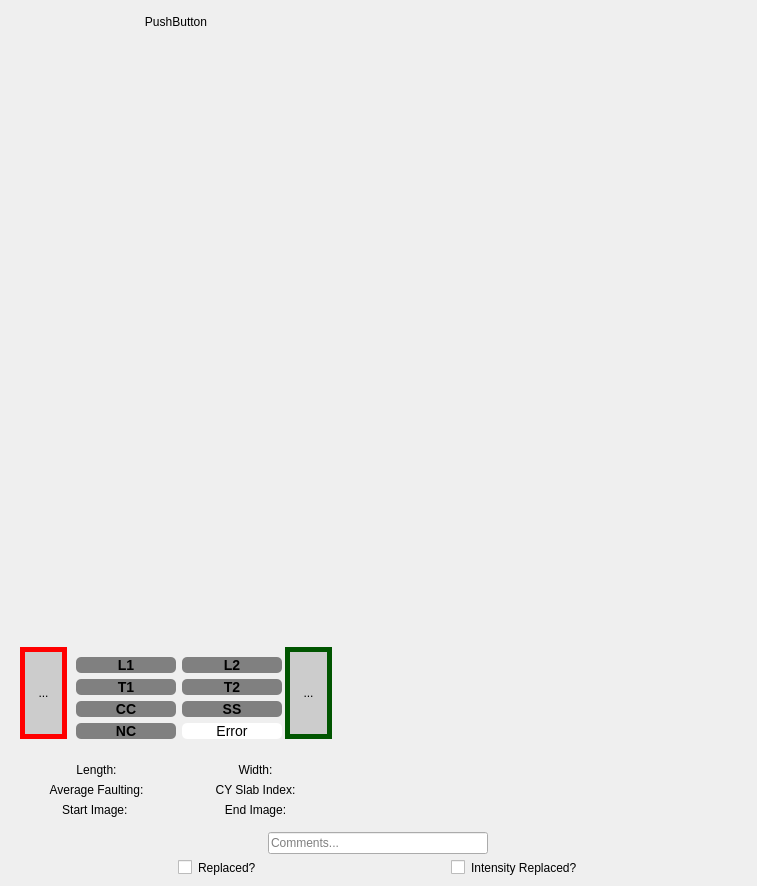
<?xml version="1.0" encoding="UTF-8"?>
<ui version="4.0">
 <class>yr_panel</class>
 <widget class="QWidget" name="yr_panel">
  <property name="geometry">
   <rect>
    <x>0</x>
    <y>0</y>
    <width>757</width>
    <height>886</height>
   </rect>
  </property>
  <property name="sizePolicy">
   <sizepolicy hsizetype="Expanding" vsizetype="Preferred">
    <horstretch>0</horstretch>
    <verstretch>0</verstretch>
   </sizepolicy>
  </property>
  <property name="windowTitle">
   <string>Form</string>
  </property>
  <property name="styleSheet">
   <string notr="true">QWidget {
	border-color:rgb(255, 99, 21) 10px
}</string>
  </property>
  <layout class="QVBoxLayout" name="verticalLayout">
   <item>
    <layout class="QVBoxLayout" name="vertical_panel_layout">
     <property name="spacing">
      <number>6</number>
     </property>
     <item>
      <widget class="QPushButton" name="yr_label">
       <property name="minimumSize">
        <size>
         <width>0</width>
         <height>0</height>
        </size>
       </property>
       <property name="maximumSize">
        <size>
         <width>330</width>
         <height>16777215</height>
        </size>
       </property>
       <property name="text">
        <string>PushButton</string>
       </property>
       <property name="flat">
        <bool>true</bool>
       </property>
      </widget>
     </item>
     <item>
      <widget class="QWidget" name="widget" native="true">
       <property name="sizePolicy">
        <sizepolicy hsizetype="Expanding" vsizetype="Expanding">
         <horstretch>0</horstretch>
         <verstretch>0</verstretch>
        </sizepolicy>
       </property>
       <property name="maximumSize">
        <size>
         <width>330</width>
         <height>600</height>
        </size>
       </property>
       <property name="layoutDirection">
        <enum>Qt::LeftToRight</enum>
       </property>
       <layout class="QHBoxLayout" name="horizontalLayout">
        <property name="spacing">
         <number>6</number>
        </property>
        <property name="leftMargin">
         <number>5</number>
        </property>
        <property name="rightMargin">
         <number>5</number>
        </property>
        <item>
         <widget class="QLabel" name="slab_img">
          <property name="sizePolicy">
           <sizepolicy hsizetype="Expanding" vsizetype="Expanding">
            <horstretch>0</horstretch>
            <verstretch>0</verstretch>
           </sizepolicy>
          </property>
          <property name="minimumSize">
           <size>
            <width>250</width>
            <height>500</height>
           </size>
          </property>
          <property name="text">
           <string/>
          </property>
          <property name="alignment">
           <set>Qt::AlignCenter</set>
          </property>
         </widget>
        </item>
       </layout>
      </widget>
     </item>
     <item>
      <widget class="QWidget" name="widget_2" native="true">
       <property name="sizePolicy">
        <sizepolicy hsizetype="Preferred" vsizetype="Preferred">
         <horstretch>0</horstretch>
         <verstretch>0</verstretch>
        </sizepolicy>
       </property>
       <property name="maximumSize">
        <size>
         <width>330</width>
         <height>16777215</height>
        </size>
       </property>
       <layout class="QHBoxLayout" name="horizontalLayout_2">
        <item>
         <widget class="QToolButton" name="back_btn">
          <property name="sizePolicy">
           <sizepolicy hsizetype="Preferred" vsizetype="Preferred">
            <horstretch>0</horstretch>
            <verstretch>0</verstretch>
           </sizepolicy>
          </property>
          <property name="styleSheet">
           <string notr="true">QToolButton:enabled {
	border: 5px solid rgb(255, 0, 0);
	background-color: #ccc
}

QToolButton:enabled:hover {
	border: 5px solid rgb(255, 0, 0);
	background-color: rgb(255, 130, 46)
}</string>
          </property>
          <property name="text">
           <string>...</string>
          </property>
          <property name="icon">
           <iconset>
            <normaloff>back_arrow.png</normaloff>back_arrow.png</iconset>
          </property>
         </widget>
        </item>
        <item>
         <layout class="QFormLayout" name="btn_group">
          <property name="labelAlignment">
           <set>Qt::AlignCenter</set>
          </property>
          <property name="formAlignment">
           <set>Qt::AlignHCenter|Qt::AlignTop</set>
          </property>
          <property name="topMargin">
           <number>10</number>
          </property>
          <item row="0" column="0">
           <widget class="QPushButton" name="l1_btn">
            <property name="enabled">
             <bool>true</bool>
            </property>
            <property name="sizePolicy">
             <sizepolicy hsizetype="Fixed" vsizetype="Fixed">
              <horstretch>0</horstretch>
              <verstretch>0</verstretch>
             </sizepolicy>
            </property>
            <property name="minimumSize">
             <size>
              <width>100</width>
              <height>0</height>
             </size>
            </property>
            <property name="styleSheet">
             <string notr="true">QPushButton{
background-color : gray;
border-style : outset;
border-radius: 5px;
font : bold 14px;
adding : 2px;
}
QPushButton::checked{
background-color: green;
border-style : inset;
}</string>
            </property>
            <property name="text">
             <string>L1</string>
            </property>
            <property name="checkable">
             <bool>true</bool>
            </property>
            <property name="autoExclusive">
             <bool>true</bool>
            </property>
           </widget>
          </item>
          <item row="0" column="1">
           <widget class="QPushButton" name="l2_btn">
            <property name="sizePolicy">
             <sizepolicy hsizetype="Fixed" vsizetype="Fixed">
              <horstretch>0</horstretch>
              <verstretch>0</verstretch>
             </sizepolicy>
            </property>
            <property name="minimumSize">
             <size>
              <width>100</width>
              <height>0</height>
             </size>
            </property>
            <property name="styleSheet">
             <string notr="true">QPushButton{
background-color : gray;
border-style : outset;
border-radius: 5px;
font : bold 14px;
adding : 2px;
}
QPushButton::checked{
background-color: green;
border-style : inset;
}</string>
            </property>
            <property name="text">
             <string>L2</string>
            </property>
            <property name="checkable">
             <bool>true</bool>
            </property>
            <property name="autoExclusive">
             <bool>true</bool>
            </property>
           </widget>
          </item>
          <item row="1" column="0">
           <widget class="QPushButton" name="t1_btn">
            <property name="sizePolicy">
             <sizepolicy hsizetype="Fixed" vsizetype="Fixed">
              <horstretch>0</horstretch>
              <verstretch>0</verstretch>
             </sizepolicy>
            </property>
            <property name="minimumSize">
             <size>
              <width>100</width>
              <height>0</height>
             </size>
            </property>
            <property name="styleSheet">
             <string notr="true">QPushButton{
background-color : gray;
border-style : outset;
border-radius: 5px;
font : bold 14px;
adding : 2px;
}
QPushButton::checked{
background-color: green;
border-style : inset;
}</string>
            </property>
            <property name="text">
             <string>T1</string>
            </property>
            <property name="checkable">
             <bool>true</bool>
            </property>
            <property name="autoExclusive">
             <bool>true</bool>
            </property>
           </widget>
          </item>
          <item row="1" column="1">
           <widget class="QPushButton" name="t2_btn">
            <property name="sizePolicy">
             <sizepolicy hsizetype="Fixed" vsizetype="Fixed">
              <horstretch>0</horstretch>
              <verstretch>0</verstretch>
             </sizepolicy>
            </property>
            <property name="minimumSize">
             <size>
              <width>100</width>
              <height>0</height>
             </size>
            </property>
            <property name="styleSheet">
             <string notr="true">QPushButton{
background-color : gray;
border-style : outset;
border-radius: 5px;
font : bold 14px;
adding : 2px;
}
QPushButton::checked{
background-color: green;
border-style : inset;
}</string>
            </property>
            <property name="text">
             <string>T2</string>
            </property>
            <property name="checkable">
             <bool>true</bool>
            </property>
            <property name="autoExclusive">
             <bool>true</bool>
            </property>
           </widget>
          </item>
          <item row="2" column="0">
           <widget class="QPushButton" name="cc_btn">
            <property name="sizePolicy">
             <sizepolicy hsizetype="Fixed" vsizetype="Fixed">
              <horstretch>0</horstretch>
              <verstretch>0</verstretch>
             </sizepolicy>
            </property>
            <property name="minimumSize">
             <size>
              <width>100</width>
              <height>0</height>
             </size>
            </property>
            <property name="styleSheet">
             <string notr="true">QPushButton{
background-color : gray;
border-style : outset;
border-radius: 5px;
font : bold 14px;
adding : 2px;
}
QPushButton::checked{
background-color: green;
border-style : inset;
}</string>
            </property>
            <property name="text">
             <string>CC</string>
            </property>
            <property name="checkable">
             <bool>true</bool>
            </property>
            <property name="autoExclusive">
             <bool>true</bool>
            </property>
           </widget>
          </item>
          <item row="2" column="1">
           <widget class="QPushButton" name="ss_btn">
            <property name="sizePolicy">
             <sizepolicy hsizetype="Fixed" vsizetype="Fixed">
              <horstretch>0</horstretch>
              <verstretch>0</verstretch>
             </sizepolicy>
            </property>
            <property name="minimumSize">
             <size>
              <width>100</width>
              <height>0</height>
             </size>
            </property>
            <property name="styleSheet">
             <string notr="true">QPushButton{
background-color : gray;
border-style : outset;
border-radius: 5px;
font : bold 14px;
adding : 2px;
}
QPushButton::checked{
background-color: green;
border-style : inset;
}</string>
            </property>
            <property name="text">
             <string>SS</string>
            </property>
            <property name="checkable">
             <bool>true</bool>
            </property>
            <property name="autoExclusive">
             <bool>true</bool>
            </property>
           </widget>
          </item>
          <item row="3" column="0">
           <widget class="QPushButton" name="nc_btn">
            <property name="enabled">
             <bool>true</bool>
            </property>
            <property name="sizePolicy">
             <sizepolicy hsizetype="Fixed" vsizetype="Fixed">
              <horstretch>0</horstretch>
              <verstretch>0</verstretch>
             </sizepolicy>
            </property>
            <property name="minimumSize">
             <size>
              <width>100</width>
              <height>0</height>
             </size>
            </property>
            <property name="styleSheet">
             <string notr="true">QPushButton{
background-color : gray;
border-style : outset;
border-radius: 5px;
font : bold 14px;
adding : 2px;
}
QPushButton::checked{
background-color: green;
border-style : inset;
}</string>
            </property>
            <property name="text">
             <string>NC</string>
            </property>
            <property name="checkable">
             <bool>true</bool>
            </property>
            <property name="autoExclusive">
             <bool>true</bool>
            </property>
           </widget>
          </item>
          <item row="3" column="1">
           <widget class="QPushButton" name="error_btn">
            <property name="sizePolicy">
             <sizepolicy hsizetype="Fixed" vsizetype="Fixed">
              <horstretch>0</horstretch>
              <verstretch>0</verstretch>
             </sizepolicy>
            </property>
            <property name="minimumSize">
             <size>
              <width>100</width>
              <height>0</height>
             </size>
            </property>
            <property name="styleSheet">
             <string notr="true">QPushButton{
background-color : white;
border-style : outset;
border-radius: 5px;
font :  14px;
adding : 2px;
}
QPushButton::checked{
background-color: green;
border-style : inset;
}</string>
            </property>
            <property name="text">
             <string>Error</string>
            </property>
            <property name="checkable">
             <bool>true</bool>
            </property>
            <property name="autoExclusive">
             <bool>true</bool>
            </property>
           </widget>
          </item>
         </layout>
        </item>
        <item>
         <widget class="QToolButton" name="next_btn">
          <property name="sizePolicy">
           <sizepolicy hsizetype="Preferred" vsizetype="Preferred">
            <horstretch>0</horstretch>
            <verstretch>0</verstretch>
           </sizepolicy>
          </property>
          <property name="autoFillBackground">
           <bool>false</bool>
          </property>
          <property name="styleSheet">
           <string notr="true">QToolButton:enabled {
	border: 5px solid rgb(0, 85, 0);
	background-color: #ccc
}

QToolButton:enabled:hover {
	border: 5px solid rgb(0, 85, 0);
	background-color: rgb(0, 255, 0);
}</string>
          </property>
          <property name="text">
           <string>...</string>
          </property>
          <property name="icon">
           <iconset>
            <normaloff>next_arrow.png</normaloff>next_arrow.png</iconset>
          </property>
         </widget>
        </item>
       </layout>
      </widget>
     </item>
     <item>
      <widget class="QWidget" name="widget_3" native="true">
       <property name="maximumSize">
        <size>
         <width>330</width>
         <height>16777215</height>
        </size>
       </property>
       <layout class="QGridLayout" name="gridLayout">
        <item row="0" column="1">
         <widget class="QLabel" name="width_lbl">
          <property name="text">
           <string>Width:</string>
          </property>
          <property name="alignment">
           <set>Qt::AlignCenter</set>
          </property>
         </widget>
        </item>
        <item row="2" column="1">
         <widget class="QLabel" name="cy_index_lbl">
          <property name="text">
           <string>CY Slab Index:</string>
          </property>
          <property name="alignment">
           <set>Qt::AlignCenter</set>
          </property>
         </widget>
        </item>
        <item row="0" column="0">
         <widget class="QLabel" name="length_lbl">
          <property name="text">
           <string>Length:</string>
          </property>
          <property name="alignment">
           <set>Qt::AlignCenter</set>
          </property>
         </widget>
        </item>
        <item row="2" column="0">
         <widget class="QLabel" name="faulting_lbl">
          <property name="text">
           <string>Average Faulting:</string>
          </property>
          <property name="alignment">
           <set>Qt::AlignCenter</set>
          </property>
         </widget>
        </item>
        <item row="3" column="0">
         <widget class="QLabel" name="start_im_lbl">
          <property name="text">
           <string>Start Image: </string>
          </property>
          <property name="alignment">
           <set>Qt::AlignCenter</set>
          </property>
         </widget>
        </item>
        <item row="3" column="1">
         <widget class="QLabel" name="end_im_lbl">
          <property name="text">
           <string>End Image:</string>
          </property>
          <property name="alignment">
           <set>Qt::AlignCenter</set>
          </property>
         </widget>
        </item>
       </layout>
      </widget>
     </item>
     <item>
      <layout class="QHBoxLayout" name="horizontal_comments_layout">
       <item>
        <widget class="QLineEdit" name="comments_field">
         <property name="sizePolicy">
          <sizepolicy hsizetype="Fixed" vsizetype="Fixed">
           <horstretch>0</horstretch>
           <verstretch>0</verstretch>
          </sizepolicy>
         </property>
         <property name="maximumSize">
          <size>
           <width>220</width>
           <height>16777215</height>
          </size>
         </property>
         <property name="tabletTracking">
          <bool>false</bool>
         </property>
         <property name="focusPolicy">
          <enum>Qt::ClickFocus</enum>
         </property>
         <property name="inputMask">
          <string/>
         </property>
         <property name="text">
          <string/>
         </property>
         <property name="cursorPosition">
          <number>0</number>
         </property>
         <property name="alignment">
          <set>Qt::AlignLeading|Qt::AlignLeft|Qt::AlignVCenter</set>
         </property>
         <property name="dragEnabled">
          <bool>false</bool>
         </property>
         <property name="placeholderText">
          <string>Comments...</string>
         </property>
        </widget>
       </item>
      </layout>
     </item>
     <item>
      <layout class="QHBoxLayout" name="horizontal_replaced_layout">
       <item>
        <widget class="QCheckBox" name="replaced_box">
         <property name="sizePolicy">
          <sizepolicy hsizetype="Fixed" vsizetype="Fixed">
           <horstretch>0</horstretch>
           <verstretch>0</verstretch>
          </sizepolicy>
         </property>
         <property name="minimumSize">
          <size>
           <width>100</width>
           <height>0</height>
          </size>
         </property>
         <property name="maximumSize">
          <size>
           <width>100</width>
           <height>16777215</height>
          </size>
         </property>
         <property name="text">
          <string>Replaced?</string>
         </property>
        </widget>
       </item>
       <item>
        <widget class="QCheckBox" name="replaced_intensity_box">
         <property name="sizePolicy">
          <sizepolicy hsizetype="Fixed" vsizetype="Fixed">
           <horstretch>0</horstretch>
           <verstretch>0</verstretch>
          </sizepolicy>
         </property>
         <property name="text">
          <string>Intensity Replaced?</string>
         </property>
        </widget>
       </item>
      </layout>
     </item>
    </layout>
   </item>
  </layout>
 </widget>
 <resources/>
 <connections/>
</ui>
